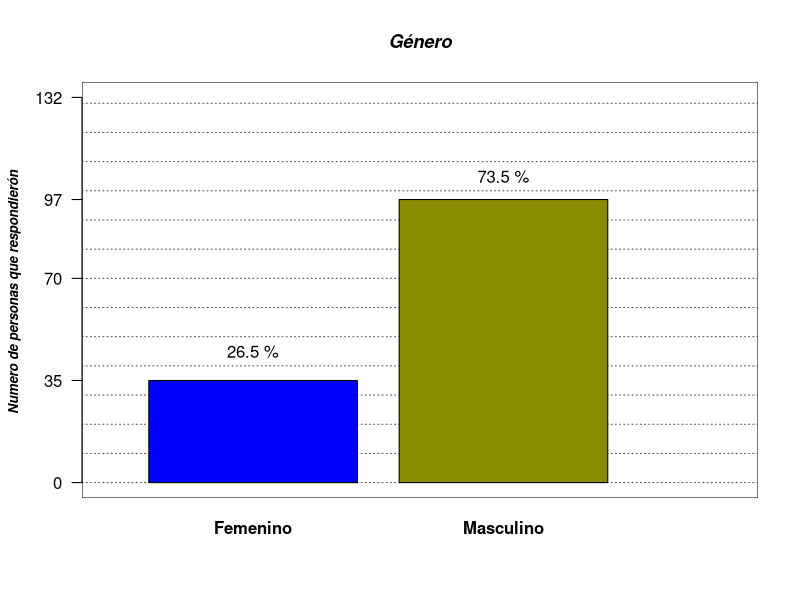
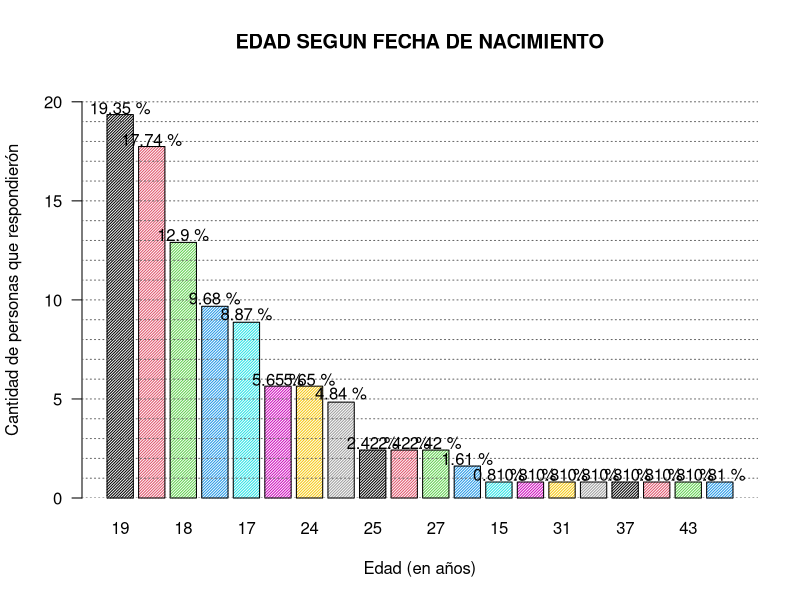
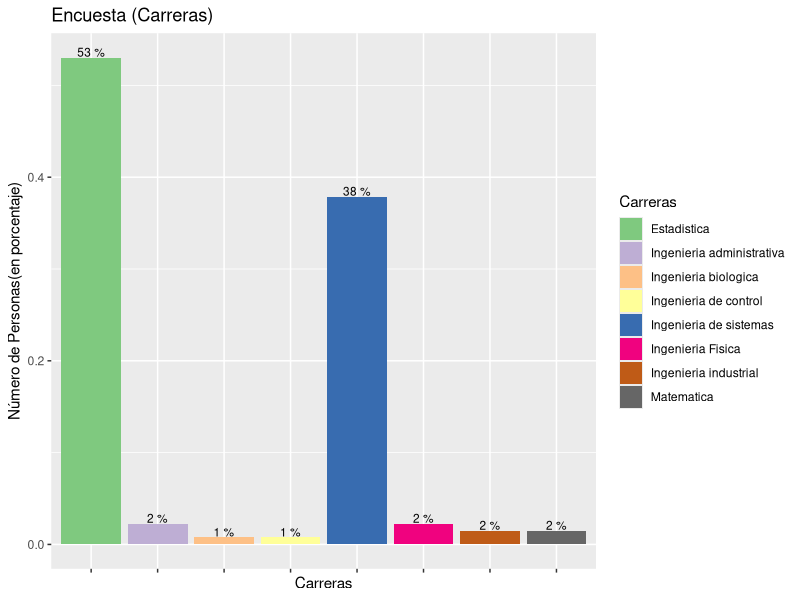
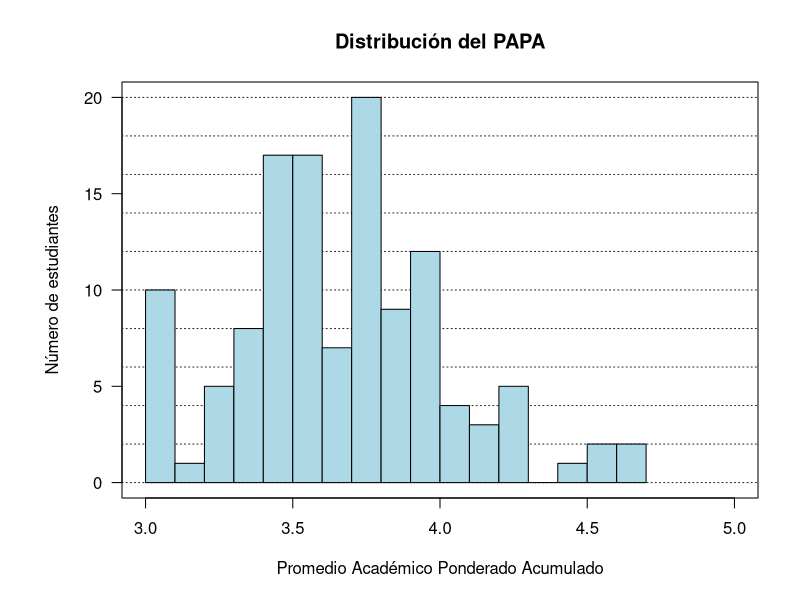
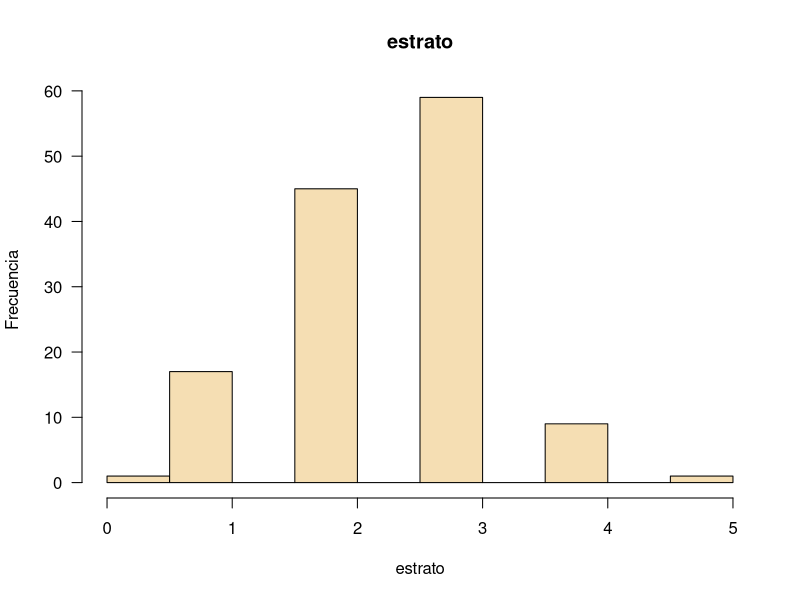
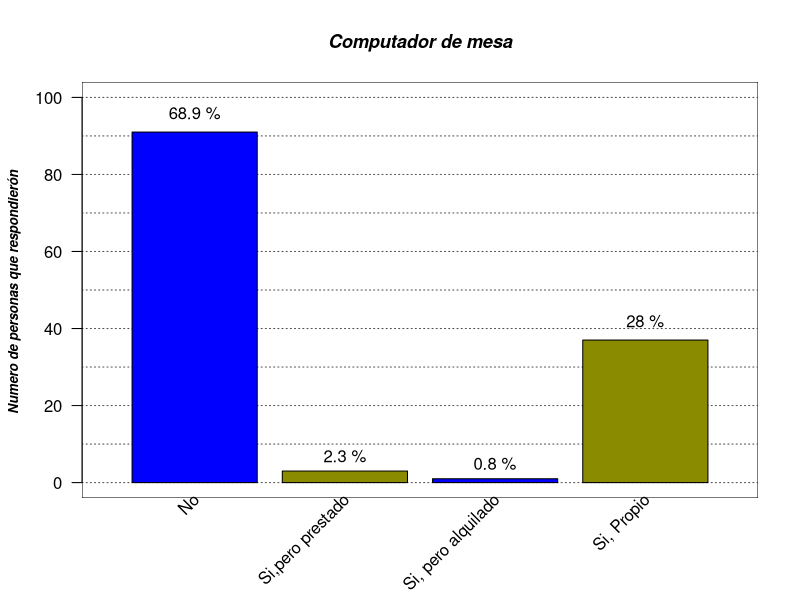
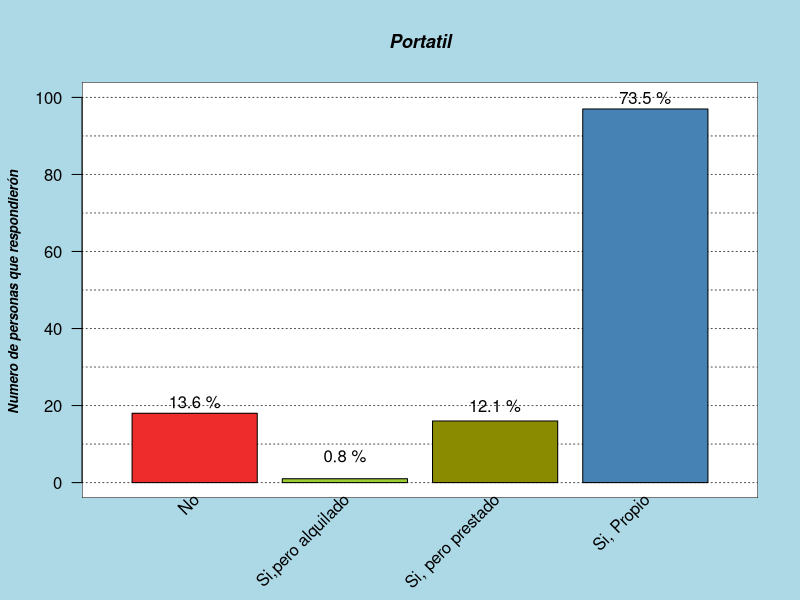
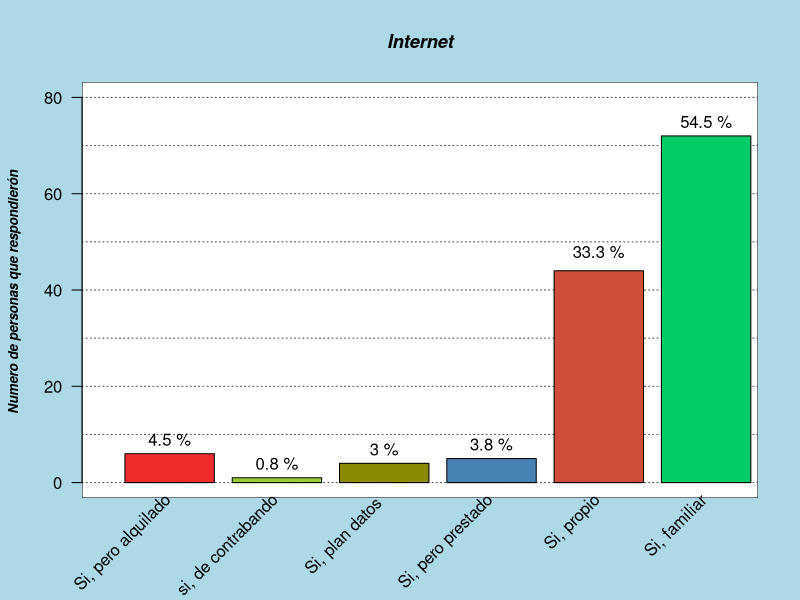

R code for these plots, in order: (Note: this script raises an error after producing the figures.)
## ---- chunk 1
knitr::opts_chunk$set(echo = FALSE,
                      message = FALSE,
                      warning = FALSE)
## ---- chunk 2
library(knitr)
library(ggplot2)
library(dplyr)
library(hexbin)
library(tidyverse)
encuesta <- read.csv2("Encuesta_habitos_dep.csv", 
                       encoding = "UTF-8",
                      header = TRUE,
                       dec = ".")
## ---- chunk 3
genero <- table(encuesta$genero)
kable(genero,col.names = c("Genero","Cantidad de Respuestas"))
## ---- chunk 4
parametros_anterior <- par(no.readonly = TRUE)
#grafica de variable genero

par(bg="white")
plot(seq(0,3, length.out = 132), seq(0,132, length.out = 132), type="n",
     main   = "Género",
     
     font.main = 4,
     font.lab  = 4,
     cex.main  = 1.1,
     cex.lab   = 0.8,
     cex.sub   = 0.8,
     axes      = FALSE,
     xlab      = " ",
     ylab      = "Numero de personas que respondierón ",
     
     )

rect(par("usr")[1],par("usr")[3],par("usr")[2],par("usr")[4],col="white")

abline(h   = seq(0,132,10), 
       col = rep("grey30",17), 
       lty = 3,
       
       )

#mostramos con barplot la tabla1
grafica_genero <- barplot(genero,
                col       = c("blue", "yellow4"),
                font.axis = 2,
                axes      = FALSE,
                add       = TRUE
                )
axis(2, at = c(0,35,70,97,132),las = 1)

text(grafica_genero,
     c(45,105),
     labels = paste(round((genero/sum(genero)*100),1),"%")
     )

par(parametros_anterior)
## ---- chunk 5
kable(table(encuesta$edad),col.names = c("Edad","Número de Respuestas"))
## ---- chunk 6
a1 <-table(encuesta$edad)
## ---- chunk 7
b1 <-a1/sum(a1) * 100
## ---- chunk 8
parametros_anterior <- par(no.readonly = TRUE)
colores <-c("#0c67da")
b1<- b1[order(b1, decreasing=TRUE)]
ht <- barplot(b1, 
        las = 1, 
        space = 0.2,
        main = "EDAD SEGUN FECHA DE NACIMIENTO",
        density = 50,
        ylab = "Cantidad de personas que respondierón",
        xlab = "Edad (en años)",
        ylim = c(0,21),
         col = 1:dim(b1))
abline(h = seq(0, 20,1 ), col= rep("grey40",8), lty = 3)
text(ht, c (19.70, 18.1, 13.3, 10.1, 9.3,6,6,5.3,2.8,2.8,2.8,2,1.2,1.2,1.2,1.2,1.2,1.2,1.2,1.2) , labels = paste(round(b1,2),"%"))

par(parametros_anterior)

## ---- chunk 9
a2 <- table(encuesta$Carrera_depurada)

## ---- chunk 10
a0 <-a2/sum(a2) * 100

## ---- chunk 11
kable(a2,col.names = c("Carrera","Cantidad de Respuestas"))
## ---- chunk 12
t1<- sort(table(encuesta$Carrera_depurada))
ggplot(encuesta, aes(Carrera_depurada,y = (..count..)/sum(..count..), fill=Carrera_depurada)) +
  geom_bar() +
  labs(title="Encuesta (Carreras)",
       x= "Carreras",
       y="Número de Personas(en porcentaje)") +
  scale_x_discrete(labels=NULL) +
  scale_fill_brewer(palette = "Accent",
                    "Carreras") +
  geom_text(stat="count", 
            aes(label = paste(round((..count..)/sum(..count..)*100), "%")),
            position = "stack",
            vjust=-0.1,
            size=3,
            color="black")


## ---- chunk 13
kable(table(encuesta$PAPA),col.names = c("PAPA","Frecuencia"))
## ---- chunk 14
param_ant <- par(no.readonly = TRUE)
par(mar = param_ant$mar + c(0, 2, 0, 0))
plot(c(3, 5), c(0, 20), type = "n", xlab = "", ylab = "",
     las = 1)
title(main = "Distribución del PAPA",
     xlab = "Promedio Académico Ponderado Acumulado",
     ylab = "Número de estudiantes")
abline(h = seq(0, 20, 2), col = "gray15", lty = 9)
hist(encuesta$PAPA, nclass = 20,
     col = "lightblue",
     add = TRUE)
par(param_ant)
## ---- chunk 15
papa <- as.numeric(encuesta$PAPA_depurado)
tabla_papa <- sort(table(papa), decreasing = TRUE)
j <- cbind(papa)
k <- summary(papa)
k

## ---- chunk 16
estrato_tabla <- table(encuesta$estrato_depurado)
kable(estrato_tabla,col.names = c("Estrato","Respuestas"))
## ---- chunk 17
estrato <- as.numeric(encuesta$estrato_depurado)
tabla_estrato <- sort(table(estrato), decreasing = TRUE)
parametros_anterior <- par(no.readonly = TRUE)



par(bg = "white")

hist(estrato, main = "estrato",
     xlab = "estrato", ylab = "Frecuencia",
     border = "black",
     col = "wheat",
     las =1,
     xlim = c(0,5))

par(parametros_anterior)

## ---- chunk 18
j <- cbind(estrato)
k <- summary(estrato)
k
## ---- chunk 19
computador_Mesa <- table(encuesta$computador_mesa)
kable(computador_Mesa,col.names = c("Repuesta","Cantidad de Respuestas"))
## ---- chunk 20
parametros_anterior <- par(no.readonly = TRUE)

par(bg="white")

plot(seq(0,10, length.out = 60), seq(0,6, length.out = 60), type="n",
     main   = "Computador de mesa",
     
     font.main = 4,
     font.lab  = 4,
     cex.main  = 1.1,
     cex.lab   = 0.8,
     cex.sub   = 0.8,
     axes      = FALSE,
     xlab      = " ",
     ylab      = "Numero de personas que respondierón ",
     xlim = c(0,5),
     ylim = c(0,100)
     )

rect(par("usr")[1],par("usr")[3],par("usr")[2],par("usr")[4],col="white")

abline(h   = seq(0,100,10), 
       col = rep("grey30",17), 
       lty = 3,
       
       )

Barras_computador <- barplot(computador_Mesa,
                col       = c("blue", "yellow4"),
                font.axis = 2,
                axes      = FALSE,
                add       = TRUE,
                xlim = c(0,5),
                names.arg = ""
                )
axis(2, at = c(),las = 1)

text(Barras_computador,
     c(96,7,5,42),
     labels = paste(round((computador_Mesa/sum(computador_Mesa)*100),1),"%")
     )

text(Barras_computador+0.1,
     par("usr")[3],0.4,
     labels = c("No","Si,pero prestado","Si, pero alquilado","Si, Propio"),
     srt = 45,
     pos = 2,
     xpd = TRUE)

par(parametros_anterior)
## ---- chunk 21
Portatil <- table(encuesta$portatil)
## ---- chunk 22
kable(Portatil,col.names = c("Respuesta","Cantidad de respuestas"))
## ---- chunk 23
parametros_anterior <- par(no.readonly = TRUE)
#Grafica variable portatil

par(bg = "lightblue")
plot(seq(0,10, length.out = 60), seq(0,6, length.out = 60), type="n",
     main   = "Portatil",
     
     font.main = 4,
     font.lab  = 4,
     cex.main  = 1.1,
     cex.lab   = 0.8,
     cex.sub   = 0.8,
     axes      = FALSE,
     xlab      = " ",
     ylab      = "Numero de personas que respondierón ",
     xlim = c(0,5),
     ylim = c(0,100)
     )

rect(par("usr")[1],par("usr")[3],par("usr")[2],par("usr")[4],col="white")

abline(h   = seq(0,100,10), 
       col = rep("grey30",17), 
       lty = 3,
       
       )


Barras_Portatil <- barplot(Portatil,
                           col       = c("firebrick2", "olivedrab3", "yellow4", "steelblue"),
                font.axis = 2,
                axes      = FALSE,
                add       = TRUE,
                xlim = c(0,5),
                names.arg = ""
                )
axis(2, at = c(),las = 1)

text(Barras_Portatil,
     c(21,7,20,100),
     labels = paste(round((Portatil/sum(Portatil)*100),1),"%")
     )

text(Barras_Portatil+0.1,
     par("usr")[3],0.4,
     labels = c("No","Si,pero alquilado","Si, pero prestado","Si, Propio"),
     srt = 45,
     pos = 2,
     xpd = TRUE)

par(parametros_anterior)

## ---- chunk 24
internet <- table(encuesta$internet)
## ---- chunk 25
kable(internet,col.names = c("Respuestas","Cantidad de respuestas"))
## ---- chunk 26
parametros_anterior <- par(no.readonly = TRUE)
#Grafica variable internet

par(bg = "lightblue")
plot(seq(0,10, length.out = 60), seq(0,6, length.out = 60), type="n",
     main   = "Internet",
     
     font.main = 4,
     font.lab  = 4,
     cex.main  = 1.1,
     cex.lab   = 0.8,
     cex.sub   = 0.8,
     axes      = FALSE,
     xlab      = " ",
     ylab      = "Numero de personas que respondierón ",
     xlim = c(0,7),
     ylim = c(0,80)
     )

rect(par("usr")[1],par("usr")[3],par("usr")[2],par("usr")[4],col="white")

abline(h   = seq(0,100,10), 
       col = rep("grey30",17), 
       lty = 3,
       
       )


Barras_internet <- barplot(internet,
                           col       = c("firebrick2", "olivedrab3", "yellow4", "steelblue", "tomato3", "springgreen3"),
                font.axis = 2,
                axes      = FALSE,
                add       = TRUE,
                xlim = c(0,5),
                names.arg = ""
                )
axis(2, at = c(),las = 1)

text(Barras_internet,
     c(9, 4, 7, 8, 48, 75),
     labels = paste(round((internet/sum(internet)*100),1),"%")
     )

text(Barras_internet+0.1,
     par("usr")[3],0.4,
     labels = c("Si, pero alquilado", "si, de contrabando","Si, plan datos ","Si, pero prestado", "Si, propio", "Si, familiar"),
     srt = 45,
     pos = 2,
     xpd = TRUE)

par(parametros_anterior)

## ---- chunk 27
Smartphone <- table(encuesta$smartphone)
## ---- chunk 28
kable(Smartphone,col.names = c("Repsuesta","cantidad de respuestas"))
## ---- chunk 29
parametros_anterior <- par(no.readonly = TRUE)
#Grafica variable Smartphone

par(bg = "lightblue")
plot(seq(0,10, length.out = 60), seq(0,6, length.out = 60), type="n",
     main   = "Smartphone",
     
     font.main = 4,
     font.lab  = 4,
     cex.main  = 1.1,
     cex.lab   = 0.8,
     cex.sub   = 0.8,
     axes      = FALSE,
     xlab      = " ",
     ylab      = "Numero de personas que respondierón ",
     xlim = c(0,6),
     ylim = c(0,140)
     )

rect(par("usr")[1],par("usr")[3],par("usr")[2],par("usr")[4],col="white")

abline(h   = seq(0,140,20), 
       col = rep("grey30",17), 
       lty = 3,
       
       )


Barras_smartphone <- barplot(Smartphone,
                           col       = c("firebrick2", "olivedrab3", "yellow4", "steelblue"),
                font.axis = 2,
                axes      = FALSE,
                add       = TRUE,
                xlim = c(0,5),
                names.arg = ""
                )
axis(2, at = c(),las = 1)

text(Barras_smartphone,
     c(5, 5, 5, 7, 133),
     labels = paste(round((Smartphone/sum(Smartphone)*100),1),"%")
     )

text(Barras_smartphone+0.1,
     par("usr")[3],0.4,
     labels = c("No Respondio", "NO", "Si, pero alquilado", "Si, pero prestado ","Si, propio"),
     srt = 45,
     pos = 2,
     xpd = TRUE)
par(parametros_anterior)

## ---- chunk 30
Origen_depurado <- with(encuesta, c(Origen1, Origen2, Origen3))
origen <- sort(table(Origen_depurado), decreasing = TRUE)
## ---- chunk 31
kable(origen,col.names = c("Origen","Respuestas"))
## ---- chunk 32
#Grafica variable Origen covid 19

parametros_anterior <- par(no.readonly = TRUE)

par(bg = "floralwhite")
plot(seq(0,10, length.out = 60), seq(0,6, length.out = 60), type="n",
     main   = "Origen covid 19",
     
     font.main = 4,
     font.lab  = 4,
     cex.main  = 1.1,
     cex.lab   = 0.8,
     cex.sub   = 0.8,
     axes      = FALSE,
     xlab      = " ",
     ylab      = "Numero de personas que respondierón ",
     xlim = c(0,6),
     ylim = c(0,80)
     )

rect(par("usr")[1],par("usr")[3],par("usr")[2],par("usr")[4],col="white")

abline(h   = seq(0,80,10), 
       col = rep("grey30",17), 
       lty = 3
       )

Barras_origen <- barplot(origen,
                           col = c("turquoise2", "violet", "lawngreen", "lightpink1", "orange"),
                font.axis = 2,
                axes      = FALSE,
                add       = TRUE,
                xlim = c(0,5),
                names.arg = ""
                )
axis(2, at = c(),las = 1)

text(Barras_origen,
     c(77, 50, 18, 11, 6),
     labels = paste(round((origen/sum(origen)*100),1),"%")
     )

text(Barras_origen+0.1,
     par("usr")[3],0.4,
     labels = "",
     srt = 45,
     pos = 2,
     xpd = TRUE)

legend(Barras_origen[2, 1] +1 , 80, legend = c("Fue un resultado de pasar el virus 
de animales a los humanos ",
" Fue fabricado en un laboratorio ", 
"No respondio",
"Es una conspiración",
"No es real, es un pretexto de
los gobiernos del mundo"),
       col = c("turquoise2", "violet", "lawngreen", "lightpink1", "orange"),
       pch = 17)

par(parametros_anterior)
## ---- chunk 33
Estado_gov <- table(encuesta$estad_gov)
## ---- chunk 34
kable(Estado_gov,col.names = c("Respuesta","Número de Respuestas"))
## ---- chunk 35
parametros_anterior <- par(no.readonly = TRUE)
#Grafica variable Estado gov

par(bg = "floralwhite")
plot(seq(0,10, length.out = 60), seq(0,6, length.out = 60), type="n",
     main   = "Estado Gov",
     
     font.main = 4,
     font.lab  = 4,
     cex.main  = 1.1,
     cex.lab   = 0.8,
     cex.sub   = 0.8,
     axes      = FALSE,
     xlab      = " ",
     ylab      = "Numero de personas que respondierón ",
     xlim = c(0,4),
     ylim = c(0,100)
     )

rect(par("usr")[1],par("usr")[3],par("usr")[2],par("usr")[4],col="white")

abline(h   = seq(0,100,10), 
       col = rep("grey30",17), 
       lty = 3,
       
       )

Barras_Estado <- barplot(Estado_gov,
                           col = c("lightblue", "lemonchiffon", "greenyellow"),
                font.axis = 2,
                axes      = FALSE,
                add       = TRUE,
                xlim = c(0,5),
                names.arg = ""
                )
axis(2, at = c(),las = 1)

text(Barras_Estado,
     c(5, 5),
     labels = paste(round((Estado_gov/sum(Estado_gov)*100),1),"%")
     )

text(Barras_Estado+0.1,
     par("usr")[3],0.4,
     labels = c("No", "No respindio", "si"),
     srt = 45,
     pos = 2,
     xpd = TRUE)

par(parametros_anterior)

## ---- chunk 36
combinar<- with(encuesta, c(habito_1,habito_2,habito_3,habito_4
                          ,habito_5,habito_6,habito_7,habito_8,habito_9
                          ,habito_10,habito_11,habito_12,habito_13,habito_14
                          ,habito_15,habito_16,habito_17))

tabla <- sort(table(combinar))
kable(tabla,col.names = c("Habito","Número de respuestas"))

## ---- chunk 37

par(mar=c(4,23.9,1,1))
graficaber <-barplot(tabla, las = 2, cex.names = 0.7,cex.axis = 1,horiz = TRUE,xlim = c(0,130),
                     col = c("cyan","darkred","blue","yellow","violet","tomato"))

text(c(25,34,35,44,50,55,55,60,60,68,68,70,78,80,85,85,91,93,105,108,113)+1,graficaber,
     labels = paste(round(tabla/sum(tabla)*100,2),"%")
     )


## ---- chunk 38
tabla9<- sort(table(encuesta$aleatorio))
kable(tabla9,col.names = c("Valor Aleatorio","Frecuencia"))
## ---- chunk 39
grafica9<-barplot(tabla9,las=2,col = c("cyan","darkred","blue","yellow","violet","tomato"),ylim = c(0,40))

text(grafica9,
     c(8,10,11,11,12,12,15,16,21,36),
     labels = paste(round((tabla9/sum(tabla9)*100),1),"%")
     )
## ---- chunk 40
ggplot(encuesta, aes(genero,PAPA,col = genero)) +
  geom_point(size = 2) +
  geom_smooth(se = FALSE)
## ---- chunk 41
ggplot(encuesta ,aes(x=edad,y=papa,col=PAPA))+
  geom_point(size = 2)+theme(axis.text.x = element_text(angle = 90, hjust = 1))

## ---- chunk 42
ggplot(encuesta, aes( PAPA,Carrera_depurada,col = Carrera_depurada)) +
  geom_point(size = 2) +
  geom_smooth(se = FALSE)
## ---- chunk 43
ggplot(encuesta, aes( estrato,PAPA,col = PAPA)) +
  geom_point(size = 2) +
  geom_smooth(se = FALSE)
## ---- chunk 44
Computador_mesa1 <- tapply(encuesta$PAPA_depurado, encuesta$computador_mesa, mean, na.rm = TRUE)
## ---- chunk 45
parametros_anterior <- par(no.readonly = TRUE)

par(bg = "floralwhite")


par(mar = parametros_anterior$mar + c(16, 10, 0, 0),
    las = 2,
    xaxt = "n",
    yaxt = "n")

with(encuesta, boxplot(PAPA_depurado ~ computador_mesa,
                       xlab = "",
                       notch = TRUE,
                       varwidth = TRUE,
                       col = c("darkseagreen2", "darkslategray2", "lavenderblush2", "lightpink1")))
     

title(main = "PAPA con computador de mesa ")

text(1:length(Computador_mesa1),
     par("usr")[3] - 0.2,
     labels = names(Computador_mesa1),
     srt = 45,
     pos = 2,
     xpd = TRUE)

text(par("usr")[1] - 0.4,
     seq(3, max(encuesta$PAPA_depurado, na.rm = TRUE), 
         0.2),
     labels = formatC(seq(3, max(encuesta$PAPA_depurado, na.rm = TRUE), 0.2),
                      digits = 1,
                      width = 3,
                      format = "f",
                      flag = "0"),
     xpd = TRUE)

axis(side = 2, 
     at = seq(3, max(encuesta$PAPA_depurado, na.rm = TRUE), 0.2))

mtext("computador de mesa", 
      las = 1, 
      side = 1, line = 8)
abline(h = mean(encuesta$PAPA_depurado, na.rm = TRUE),
       col = "blue")

par(parametros_anterior)
## ---- chunk 46
portatil1 <- tapply(encuesta$PAPA_depurado, encuesta$portatil, mean, na.rm = TRUE)
## ---- chunk 47
parametros_anterior <- par(no.readonly = TRUE)

par(bg = "floralwhite")

par(mar = parametros_anterior$mar + c(16, 10, 0, 0),
    las = 2,
    xaxt = "n",
    yaxt = "n")

with(encuesta, boxplot(PAPA_depurado ~ portatil,
                       xlab = "",
                       notch = TRUE,
                       varwidth = TRUE,
                       col = c("darkolivegreen1", "darkslategray3", "khaki1", "lightsalmon")))
     

title(main = "PAPA con la variable Portatil")

text(1:length(portatil1),
     par("usr")[3] - 0.2,
     labels = names(portatil1),
     srt = 45,
     pos = 2,
     xpd = TRUE)

text(par("usr")[1] - 0.4,
     seq(3, max(encuesta$PAPA_depurado, na.rm = TRUE), 
         0.2),
     labels = formatC(seq(3, max(encuesta$PAPA_depurado, na.rm = TRUE), 0.2),
                      digits = 1,
                      width = 3,
                      format = "f",
                      flag = "0"),
     xpd = TRUE)

axis(side = 2, 
     at = seq(3, max(encuesta$PAPA_depurado, na.rm = TRUE), 0.2))

mtext("portatil", 
      las = 1, 
      side = 1, line = 8)
abline(h = mean(encuesta$PAPA_depurado, na.rm = TRUE),
       col = "blue")

par(parametros_anterior)
## ---- chunk 48
Internet1 <- tapply(encuesta$PAPA_depurado, encuesta$internet, mean, na.rm = TRUE)
## ---- chunk 49

parametros_anterior <- par(no.readonly = TRUE)

par(bg = "floralwhite")

par(mar = parametros_anterior$mar + c(16, 10, 0, 0),
    las = 2,
    xaxt = "n",
    yaxt = "n")

with(encuesta, boxplot(PAPA_depurado ~ internet,
                       xlab = "",
                       notch = TRUE,
                       varwidth = TRUE,
                       col = c("mediumspringgreen", "navajowhite", "lightsteelblue1", "rosybrown1", "gold", "darkorchid1")))
     

title(main = "PAPA con la variable internet")

text(1:length(Internet1),
     par("usr")[3] - 0.2,
     labels = names(Internet1),
     srt = 45,
     pos = 2,
     xpd = TRUE)

text(par("usr")[1] - 0.4,
     seq(3, max(encuesta$PAPA_depurado, na.rm = TRUE), 
         0.2),
     labels = formatC(seq(3, max(encuesta$PAPA_depurado, na.rm = TRUE), 0.2),
                      digits = 1,
                      width = 3,
                      format = "f",
                      flag = "0"),
     xpd = TRUE)

axis(side = 2, 
     at = seq(3, max(encuesta$PAPA_depurado, na.rm = TRUE), 0.2))

mtext("INTERNET", 
      las = 1, 
      side = 1, line = 8)
abline(h = mean(encuesta$PAPA_depurado, na.rm = TRUE),
       col = "blue")

par(parametros_anterior)
## ---- chunk 50
smartphone1 <- tapply(encuesta$PAPA_depurado, encuesta$smartphone, mean, na.rm = TRUE)
## ---- chunk 51
parametros_anterior <- par(no.readonly = TRUE)

par(bg = "floralwhite")


par(mar = parametros_anterior$mar + c(16, 10, 0, 0),
    las = 2,
    xaxt = "n",
    yaxt = "n")

with(encuesta, boxplot(PAPA_depurado ~ smartphone,
                       xlab = "",
                       notch = TRUE,
                       varwidth = TRUE,
                       col = c("red", "green", "yellow", "gold", "darksalmon")))
     

title(main = "PAPA la variable smartphone ")

text(1:length(smartphone1),
     par("usr")[3] - 0.2,
     labels = names(smartphone1),
     srt = 45,
     pos = 2,
     xpd = TRUE)

text(par("usr")[1] - 0.4,
     seq(3, max(encuesta$PAPA_depurado, na.rm = TRUE), 
         0.2),
     labels = formatC(seq(3, max(encuesta$PAPA_depurado, na.rm = TRUE), 0.2),
                      digits = 1,
                      width = 3,
                      format = "f",
                      flag = "0"),
     xpd = TRUE)

axis(side = 2, 
     at = seq(3, max(encuesta$PAPA_depurado, na.rm = TRUE), 0.2))

mtext("smartphone", 
      las = 1, 
      side = 1, line = 8)
abline(h = mean(encuesta$PAPA_depurado, na.rm = TRUE),
       col = "blue")

par(parametros_anterior)
## ---- chunk 52
library(hexbin)

ggplot(encuesta,aes(estad_gov,(PAPA_depurado))) +
  geom_hex() +
  
  labs(title="Diagrama de dispersión",
       subtitle= "Encuesta estad_gov",
       x="Respuestas",
       y="PAPA") +
  scale_fill_continuous("estad_gov") +
  theme_classic()

## ---- chunk 53
ll<-  encuesta$PAPA
cc<- sort(ll)
mm<-median(cc)
d2<- pivot_longer(encuesta,Origen1:Origen3,
                  names_to = "Numero de Origenes",
                  values_to = "Origenes_cov",
                  values_drop_na = T)
parametros_anterior <- par(no.readonly = TRUE)
par(mar=parametros_anterior$mar + c(0, 30 , 0, 0))
with(encuesta, boxplot(PAPA ~ origen_covid_19, data=d2, las=1,
                        xlab = "Promedio Arimetico Ponderado Acumulado (PAPA)",
                        ylab = "",
                        names.arg = "",
                        notch = TRUE,
                        main="Encuesta (origen_covid_19)",
                        horizontal = T,
                        varwidth = TRUE,
                       cex.text =0.7,
                       col = 18:dim(b1),
                       density = 50))

abline( v = median(cc),col = "blue", lwd=2)



par(parametros_anterior)

## ---- chunk 54
d1<- pivot_longer(encuesta,habito_1:habito_17,
                  names_to = "Numero de habitos",
                  values_to = "habito",
                  values_drop_na = T)
ll<-  encuesta$PAPA
cc<- sort(ll)
mm<-median(cc)
parametros_anterior <- par(no.readonly = TRUE)
par(mar=parametros_anterior$mar + c(0, 30 , 0, 0))


with(encuesta, boxplot(PAPA ~ habito, data=d1, las=1,
                        xlab = "Promedio Arimetico Ponderado Acumulado (PAPA)",
                        ylab = "",
                        notch = TRUE,
                        horizontal = T,
                        varwidth = TRUE,
                       cex.text =0.7,
                       main = "Encuesta (Habitos)",
                       col = 18:dim(b1),
                       density = 50))

abline( v = median(cc),col = "red", lwd=2)


par(parametros_anterior)
## ---- chunk 55

 ggplot(encuesta, aes(aleatorio,PAPA ,col = aleatorio)) +
 geom_point(size = 3) +
 geom_smooth(se = T)
